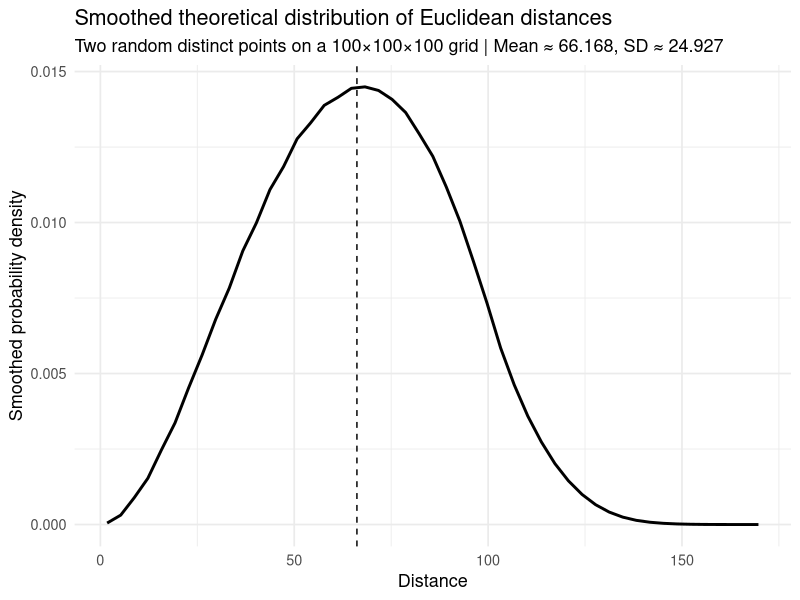

The R source for this figure:
# Exact theoretical distance distribution on a 100 x 100 x 100 grid
# (two uniformly random DISTINCT points), then binned for a smooth plot.

library(ggplot2)

n <- 100
d  <- 0:(n - 1)
w1 <- ifelse(d == 0, n, 2 * (n - d))  # ordered-pair weights per offset on one axis
d2 <- d^2

# Build all (dx, dy) squared norms and weights (vectors of length 100*100 = 1e4)
S2_vec <- as.vector(outer(d2, d2, `+`))
W2_vec <- as.vector(outer(w1, w1, `*`))

# Extend to z by adding each dz^2 and multiplying by w1[dz]
# Resulting vectors are length 1e6 (100*100*100)
s_flat <- S2_vec + rep(d2, each = length(S2_vec))
w_flat <- W2_vec * rep(w1, each = length(W2_vec))

# Exclude the zero-offset (dx=dy=dz=0) so pairs are distinct
keep <- s_flat != 0L
s_flat <- s_flat[keep]
w_flat <- w_flat[keep]

# Total mass = number of ordered distinct pairs
N <- n^3
total_mass <- N * (N - 1)

# Aggregate weights by exact squared distance s = dx^2 + dy^2 + dz^2
# (tapply returns a named vector; fill into a complete 0..max_s array)
agg <- tapply(w_flat, s_flat, sum)
max_s <- max(s_flat)
mass_by_s <- numeric(max_s + 1)
mass_by_s[as.integer(names(agg)) + 1] <- as.numeric(agg)

# Convert to probabilities; map s -> r = sqrt(s)
pmf <- mass_by_s / total_mass
support <- which(pmf > 0) - 1L
r <- sqrt(support)
p <- pmf[support + 1L]

# Summary stats
mean_r <- sum(r * p)
sd_r   <- sqrt(sum(p * (r - mean_r)^2))

# Bin radii into small bins to produce a smooth-looking curve
breaks <- seq(0, sqrt(3) * (n - 1), length.out = 50)
bin_id <- cut(r, breaks, include.lowest = TRUE)
bin_prob <- tapply(p, bin_id, sum)
centers <- 0.5 * (head(breaks, -1) + tail(breaks, -1))
widths  <- diff(breaks)
density <- as.numeric(bin_prob) / widths
density[is.na(density)] <- 0

df <- data.frame(distance = centers, density = density)

# Plot
ggplot(df, aes(distance, density)) +
  geom_line(linewidth = 1) +
  geom_vline(xintercept = mean_r, linetype = "dashed") +
  labs(
    title = "Smoothed theoretical distribution of Euclidean distances",
    subtitle = sprintf("Two random distinct points on a 100×100×100 grid | Mean ≈ %.3f, SD ≈ %.3f", mean_r, sd_r),
    x = "Distance",
    y = "Smoothed probability density"
  ) +
  theme_minimal(base_size = 13)
